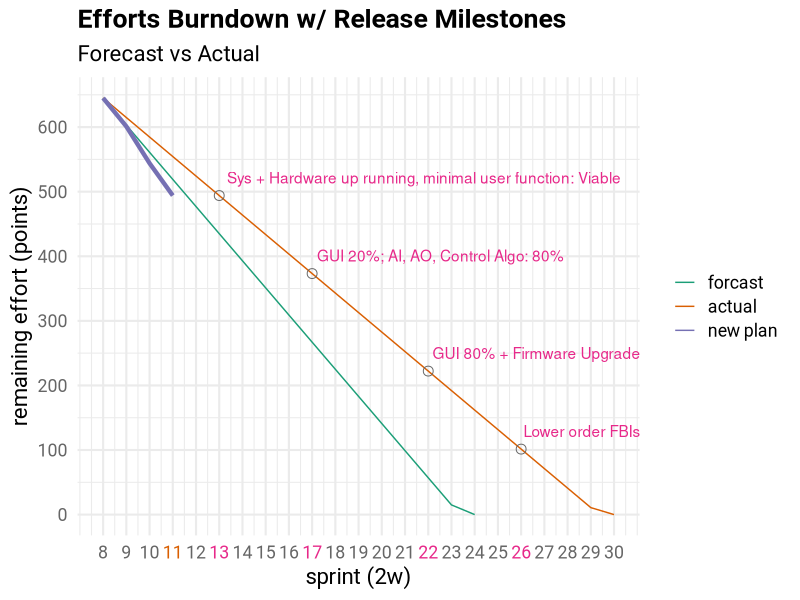
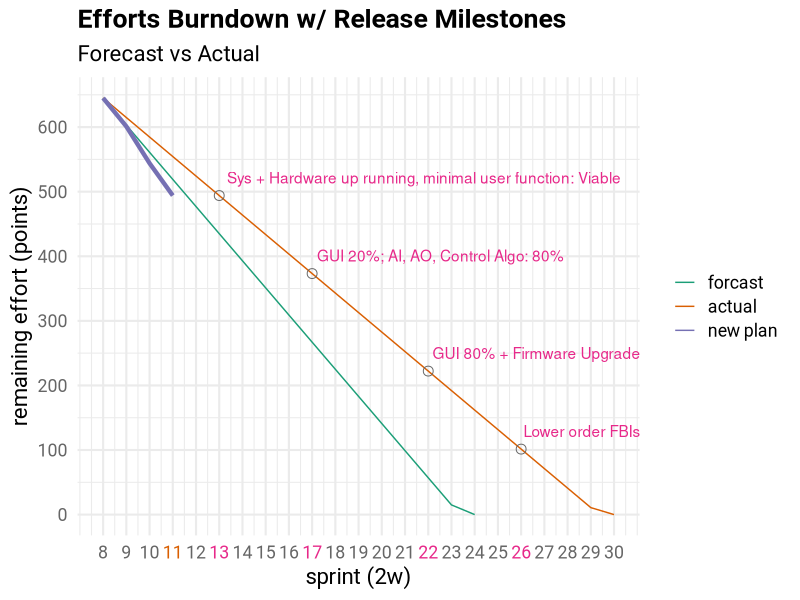

Generate these figures, in order, with R:
library(ggplot2); library(purrr); library(RColorBrewer);

ystep <- 100
guide_line_color <- '#c0c0c0'
guide_line_sz <- .2
curr_sprint <- 11
annotation_point_sz <- 3
tick_label_color <- brewer.pal(n = 8, name = 'Dark2')[8]
highlight_color <- brewer.pal(n = 8, name = 'Dark2')[4]
annotation_color <- brewer.pal(n = 8, name = 'Dark2')[4]
curr_sprint_color <- brewer.pal(n = 8, name = 'Dark2')[2]
font <- 'Roboto'
font_sz <- 16

mid <- function(min, max, dist) {
    ceiling(min + (max - min) * dist)
}

dat <- read.csv('burndown.csv')
forecast <- data.frame(dat$sprint, dat$forecast, rep('forecast', dim(dat)[1]))
inspection <- data.frame(dat$sprint, dat$inspection, rep('inspection', dim(dat)[1]))
inspection <- subset(inspection, ! is.na(dat.inspection))
adaptation <- data.frame(dat$sprint, dat$adaptation, rep('adaptation', dim(dat)[1]))
adaptation <- subset(adaptation, ! is.na(dat.adaptation))

head <- c('sprint', 'efforts', 'type')
names(forecast) <- head
names(inspection) <- head
names(adaptation) <- head
burndown <- rbind(forecast, inspection, adaptation)

max_efforts <- max(burndown$efforts)
min_sprint <- min(burndown$sprint)
max_sprint <- max(burndown$sprint)
sprints_num <- nrow(forecast)
velocity <- max_efforts / (max_sprint - min_sprint)

key_sprints_index = c(mid(1, sprints_num, .2)
                          , mid(1, sprints_num, .4)
                          , mid(1, sprints_num, .6)
                          , mid(1, sprints_num, .8))
key_sprints <- forecast[key_sprints_index,]
key_sprints$name <- c('Sys + Hardware up running, minimal user function: Viable'
                      , 'GUI 20%; AI, AO, Control Algo: 80%'
                      , 'GUI 80% + Firmware Upgrade'
                      , 'Lower order FBIs');
sprint_colors <- rep(tick_label_color, sprints_num)
sprint_colors[key_sprints_index] = highlight_color
sprint_colors[curr_sprint - min_sprint + 1] <- curr_sprint_color

my_theme <- function() {
    theme_minimal(base_size = font_sz, base_family = font) +
        theme(legend.title = element_blank()) +
        theme(plot.title = element_text(vjust = 1.25, face = 'bold')) +
        theme(axis.text.x = element_text(color = sprint_colors)) +
        theme(axis.text.y = element_text(color = tick_label_color))
}

plot <- ggplot(burndown, aes(sprint, efforts)) +
    geom_line(aes(color = type, size = type == 'inspection')) +
    scale_color_brewer(palette = 'Dark2', labels = c('forcast', 'actual', 'new plan')) +
    scale_x_continuous(limits = c(min_sprint, max_sprint),
        breaks = seq(min_sprint, max_sprint, by=1), name = 'sprint (2w)') +
    scale_y_continuous(limits = c(0, max_efforts)
        , breaks = seq(0, max_efforts, by=ystep)
        , name = 'remaining effort (points)') +
    scale_size_manual(values = c(0.5, 1.5), guide = FALSE) +
    geom_point(data = key_sprints, aes(sprint, efforts), shape = 1
               , size = annotation_point_sz
               , color = tick_label_color) +
    geom_text(data = key_sprints, aes(sprint, efforts, label = name)
              , color = annotation_color
              , hjust = -.02, vjust = -1) +
    labs(title = 'Efforts Burndown w/ Release Milestones'
         , subtitle = 'Forecast vs Actual') +
    my_theme()

ggsave(file = 'burndown.svg', width = 8, height = 6, units = 'in')
ggsave(file = 'burndown.png', width = 8, height = 6, units = 'in'
       , dpi = 300)
